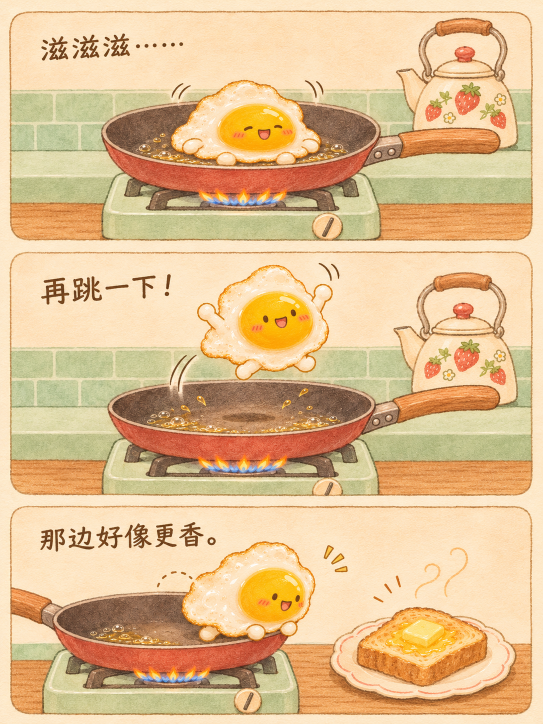
#> input picture source/comic-page-1.png, 1086 x 1448 px (shown at 1/2 size)
$ python -i find_bubble_text.py   (imports and definitions only)
#> lines starting #> are read from the running program, lines starting #| are printed output that depends on the picture; after the words box and inside, x2 and y2 are one past the last pixel; in counts of white or black regions, pixels touching at a corner belong together
#!/usr/bin/env python3
"""找漫画格里对白泡的文字框（2026-11-15：所有字都要像动画一样几个几个出来，字体统一 → 先把图里画死的字盖掉，再用真字体逐字显示）。
对白泡 = 一大块奶油色连通域；字 = 这块连通域填洞后里面的深色像素。输出每行字的框（图片像素）和泡的底色。
用法：python3 tools/find_bubble_text.py <key> <图片>... → 打印 JSON；--debug 另存标注图到 /tmp"""
import sys, json
import numpy as np
from PIL import Image, ImageDraw
from scipy import ndimage

def analyse(path):
#> called with path = '../source/comic-page-1.png'
    im = Image.open(path).convert("RGB")
#> im is the input picture: PIL image 1086x1448 RGB; mean R, G, B 225.1, 191.1, 145.7
    a = np.array(im).astype(int)
    r, g, b = a[..., 0], a[..., 1], a[..., 2]
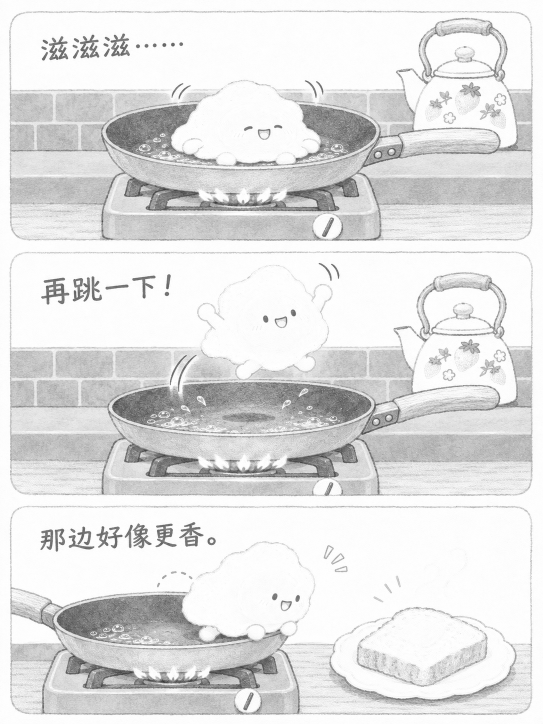
#> r: shape (1448, 1086) int64 (shown at 1/2 size); min 39, max 255, mean 225.1
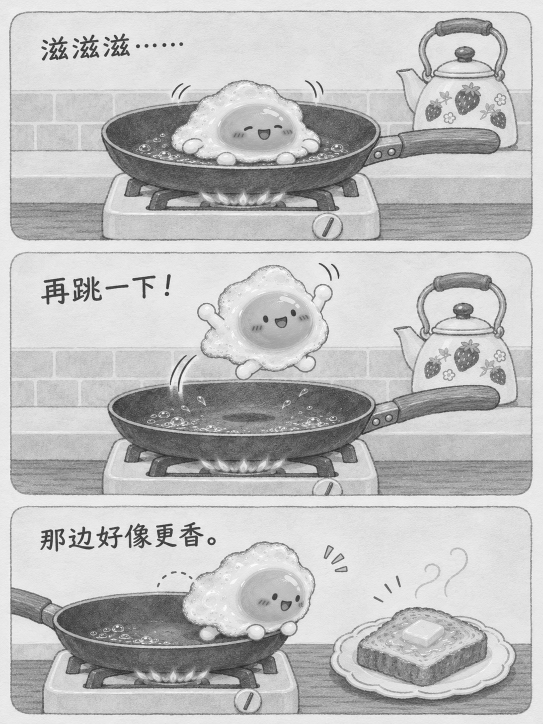
#> g: shape (1448, 1086) int64 (shown at 1/2 size); min 31, max 255, mean 191.1
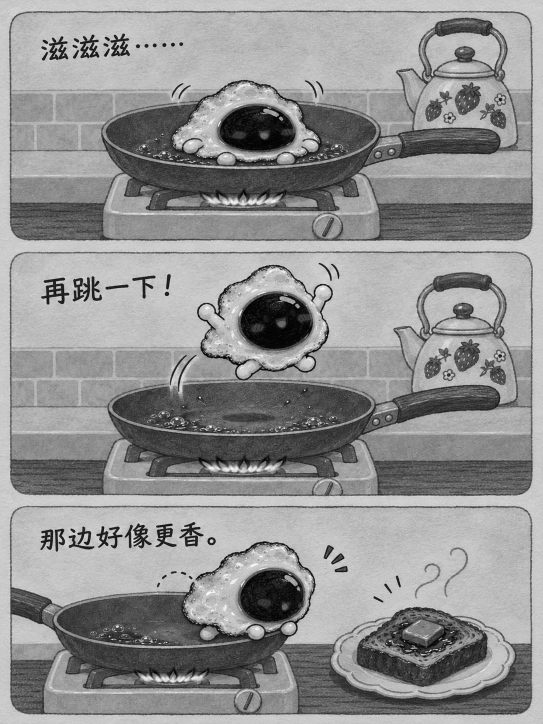
#> b: shape (1448, 1086) int64 (shown at 1/2 size); min 0, max 255, mean 145.7
    cream = (a.min(axis=2) > 205) & (r - b < 70) & (r > 225)
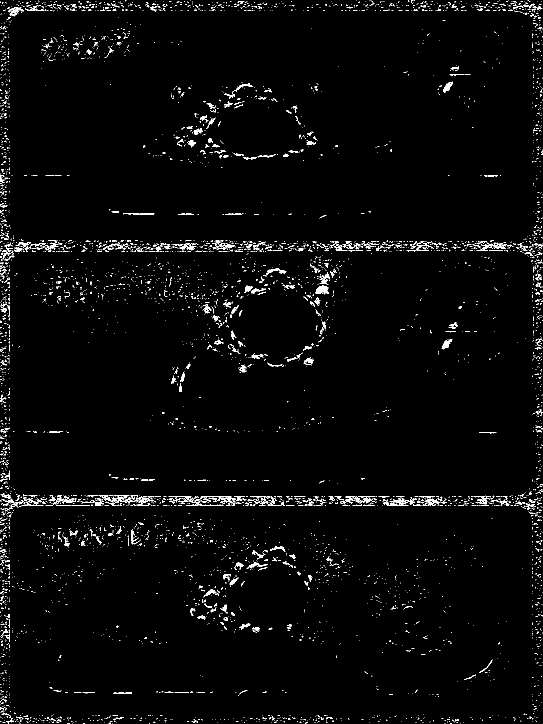
#> cream: shape (1448, 1086) bool (shown at 1/2 size); 2.3% white in thin lines or dots
    lab, n = ndimage.label(cream)
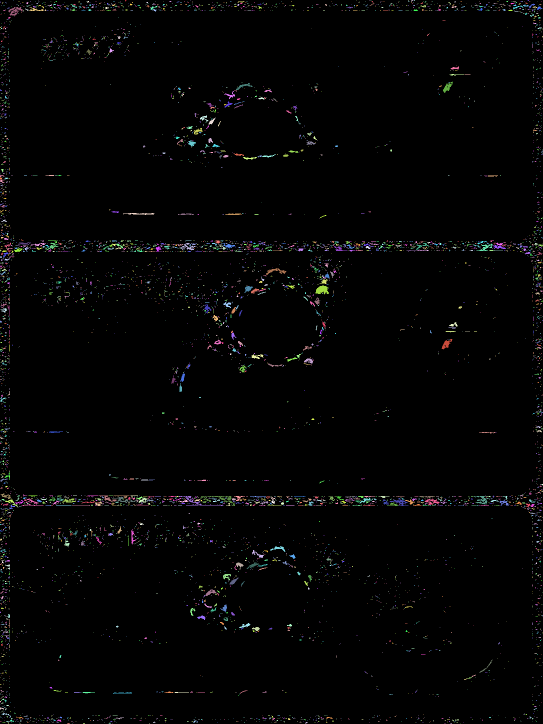
#> lab: shape (1448, 1086) int32 (shown at 1/2 size); 6830 distinct labels, from 0 to 6829; one colour per label, 0 black
#> n = 6829
    best = []
    for i in range(1, n + 1):
        m = lab == i
        area = int(m.sum())
        if area < 1500: continue
        ys, xs = np.where(m)
        filled = ndimage.binary_fill_holes(m)
        holes = filled & ~m
        luma = 0.3 * r + 0.59 * g + 0.11 * b
        dark = holes & (luma < 150)
        if dark.sum() < 80: continue
        # 洞里除了深色字，不该有很多别的东西（米饭的洞里是奶油 / 阴影，不是深色字）
        frac = dark.sum() / max(1, holes.sum())
        if frac < 0.12: continue
        dy, dx = np.where(dark)
        best.append((area, (xs.min(), ys.min(), xs.max(), ys.max()), (dx.min(), dy.min(), dx.max(), dy.max()), dark, m))
#> this loop made 6829 passes
#> area on pass 26: 22
#> pass 1, in analyse, `m = lab == i`:
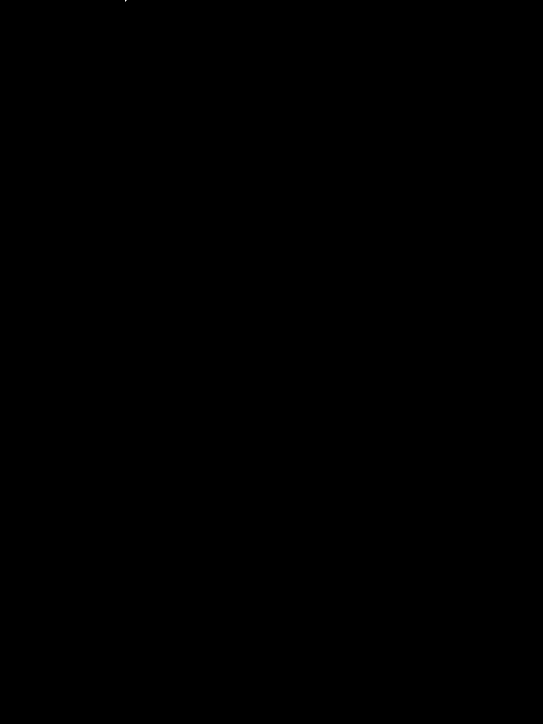
#> m: shape (1448, 1086) bool (shown at 1/2 size); 0% white in thin lines or dots, all inside (x1, y1, x2, y2) = (250, 0, 253, 3)
#> after the loop: m: shape (1448, 1086) bool; 0% white in thin lines or dots, all inside (x1, y1, x2, y2) = (889, 1447, 891, 1448)
#> after the loop, best = []
    best.sort(key=lambda t: -t[0])
    out = []
    for area, bub, tb, dark, m in best[:2]:
        # 行：深色像素的水平投影分行
        rows = np.where(dark.any(axis=1))[0]
        groups, start, prev = [], rows[0], rows[0]
        for y in rows[1:]:
            if y - prev > 6: groups.append((start, prev)); start = y
            prev = y
        groups.append((start, prev))
        lines = []
        for y0, y1 in groups:
            xs_ = np.where(dark[y0:y1 + 1].any(axis=0))[0]
            lines.append([int(xs_.min()), int(y0), int(xs_.max()) + 1, int(y1) + 1])
        col = np.median(np.array(im)[m], axis=0).astype(int).tolist()
        out.append({"bubble": [int(v) for v in bub], "rows": lines, "color": col})
#> this loop made 0 passes
#> after the loop, out = []
    return im.size, out

# [12 lines not run here, left out]

>>> result = analyse('../source/comic-page-1.png')
#> result = ((1086, 1448), [])
